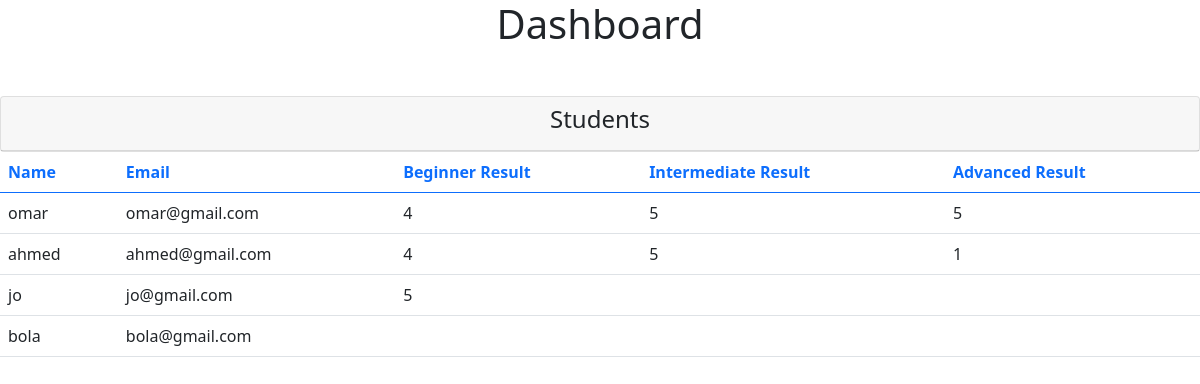
Page /dashboard.php on the committed database.
### tables this page shows
CREATE TABLE `users` (
  `Id` int(50) NOT NULL,
  `Name` varchar(50) NOT NULL,
  `E-mail` varchar(50) NOT NULL,
  `Password` text NOT NULL,
  `beginner_result` varchar(100) DEFAULT NULL,
  `intermediate_result` varchar(100) DEFAULT NULL,
  `advanced_result` varchar(100) DEFAULT NULL
);

### dashboard.php (the view, shortened to what this page needs)
<?php
include 'DB-Config.php';
$sql="SELECT * FROM users";
$result=mysqli_query($conn,$sql);
?>
<!DOCTYPE html>
<html lang="en">
<head>
    <link href="https://cdn.jsdelivr.net/npm/bootstrap@5.0.2/dist/css/bootstrap.min.css" rel="stylesheet">
</head>
<body>
    <h1 style="text-align: center;" class="mb-5">Dashboard</h1>
    <div class="card" style=>
            <div class="card-header card-header-text">
                <h4  style="text-align: center;" class="card-title">Students</h4>
            </div>
    </div>
    <table class="table table-hover" >
    <thead class="text-primary">
        <tr>
            <th>Name</th>
            <th>Email</th>
            <th>Beginner Result</th>
            <th>Intermediate Result</th>
            <th>Advanced Result</th>
        </tr>
    </thead>
        <?php while($row=mysqli_fetch_assoc($result)){ ?>
            <tr>
                <td><?php echo $row['Name']; ?></td>
                <td><?php echo $row['E-mail']; ?></td>
                <td><?php echo $row['beginner_result']; ?></td>
                <td><?php echo $row['intermediate_result']; ?></td>
                <td><?php echo $row['advanced_result']; ?></td>
            </tr>
            <?php }?>
    </table>
</body>
</html>

### rows in the picture
users: Name "omar", value "omar@gmail.com", beginner_result "4", intermediate_result "5", advanced_result "5"
users: Name "ahmed", value "ahmed@gmail.com", beginner_result "4", intermediate_result "5", advanced_result "1"
users: Name "jo", value "jo@gmail.com", beginner_result "5"
users: Name "bola", value "bola@gmail.com"
